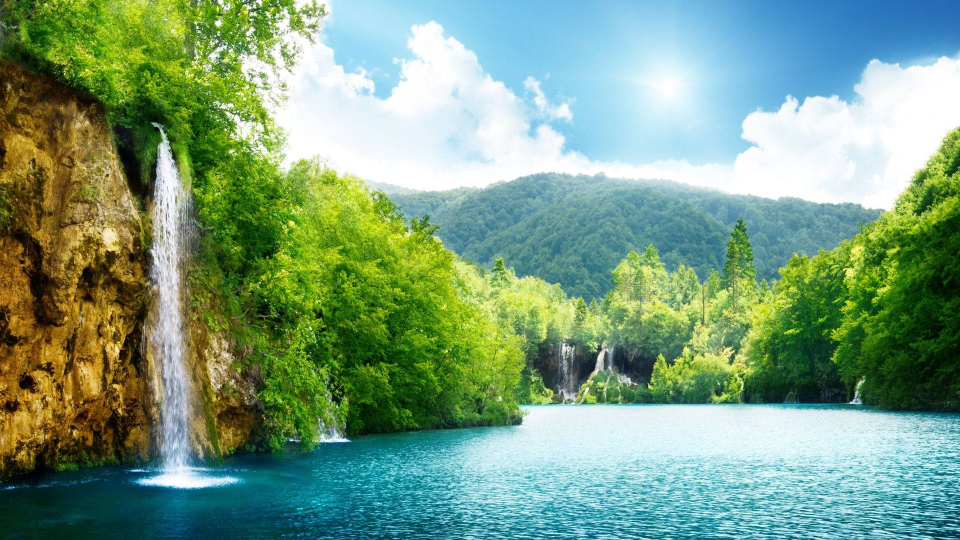
#> input picture 4Y1S/Digital Image Processing/images/a.JPG, 1920 x 1080 px, found by its file name (shown at 1/2 size)
$ python 2_C.py
#> lines starting #> are read from the running program, lines starting #| are printed output that depends on the picture
import matplotlib.pyplot as plt
import cv2
import numpy as np

img=cv2.imread('images/a.jpg',0)
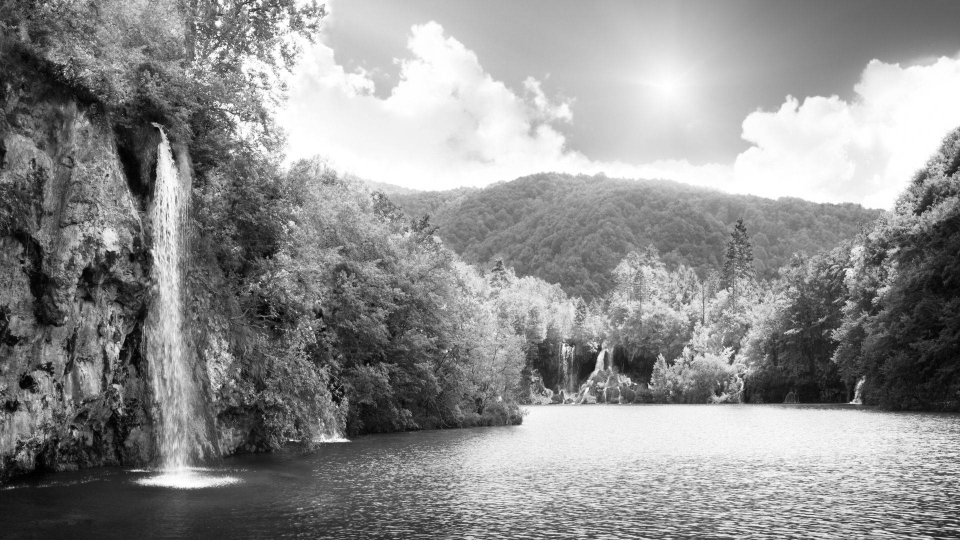
#> img: shape (1080, 1920) (shown at 1/2 size); min 0, max 255, mean 142.9
img=cv2.resize(img,(512,512))
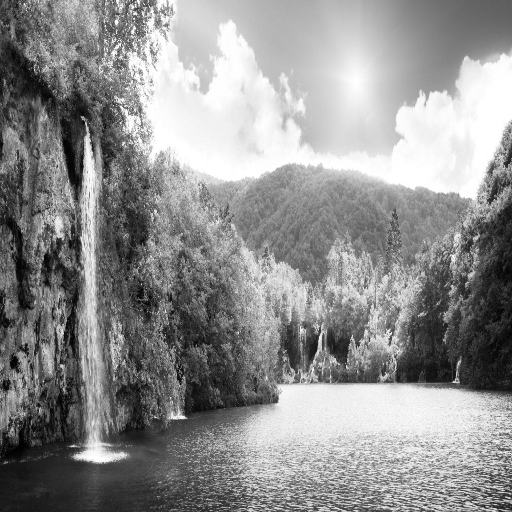
#> img: shape (512, 512); min 0, max 255, mean 142.8

mask=0b11100000

img2=img.copy()

height,widht=img.shape
#> height = 512; widht = 512
for i in range (0,height):
    for j in range (0,widht):
        img2[i,j]=img2[i,j]&mask
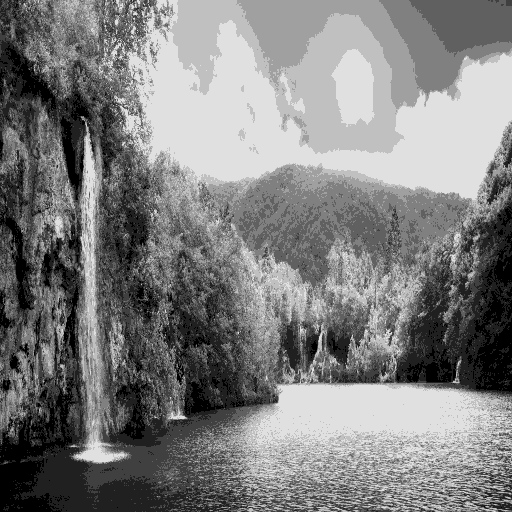
#> img2: shape (512, 512); min 0, max 224, mean 126.4


plt.subplot(2,1,1)
plt.imshow(img,cmap='gray')

plt.subplot(2,1,2)
plt.imshow(img2,cmap='gray')
plt.show()
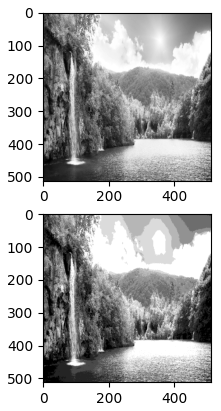
#> figure drawn by matplotlib, 2 panels

$ run again, with 4Y1S/Digital Image Processing/images/brain.jpg copied over 4Y1S/Digital Image Processing/images/a.JPG
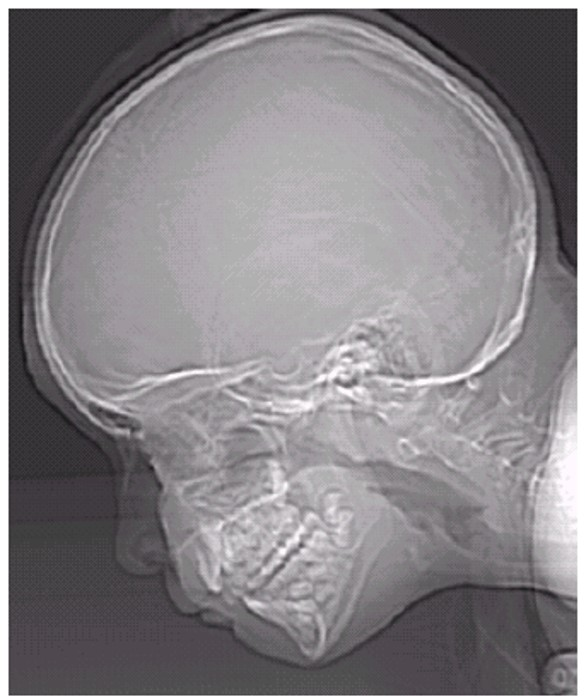
#> input picture 4Y1S/Digital Image Processing/images/brain.jpg, 585 x 696 px, found by its file name
#> after the loop `for i in range (0,height):`:
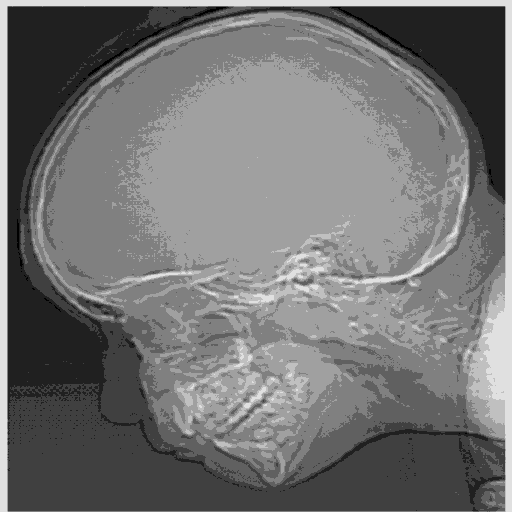
#> img2: shape (512, 512); min 0, max 224, mean 115.5
#> `plt.show()`:
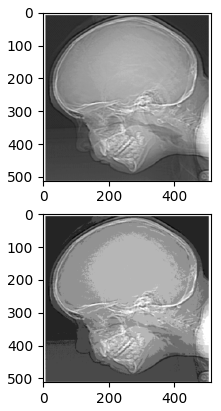
#> figure drawn by matplotlib, 2 panels
